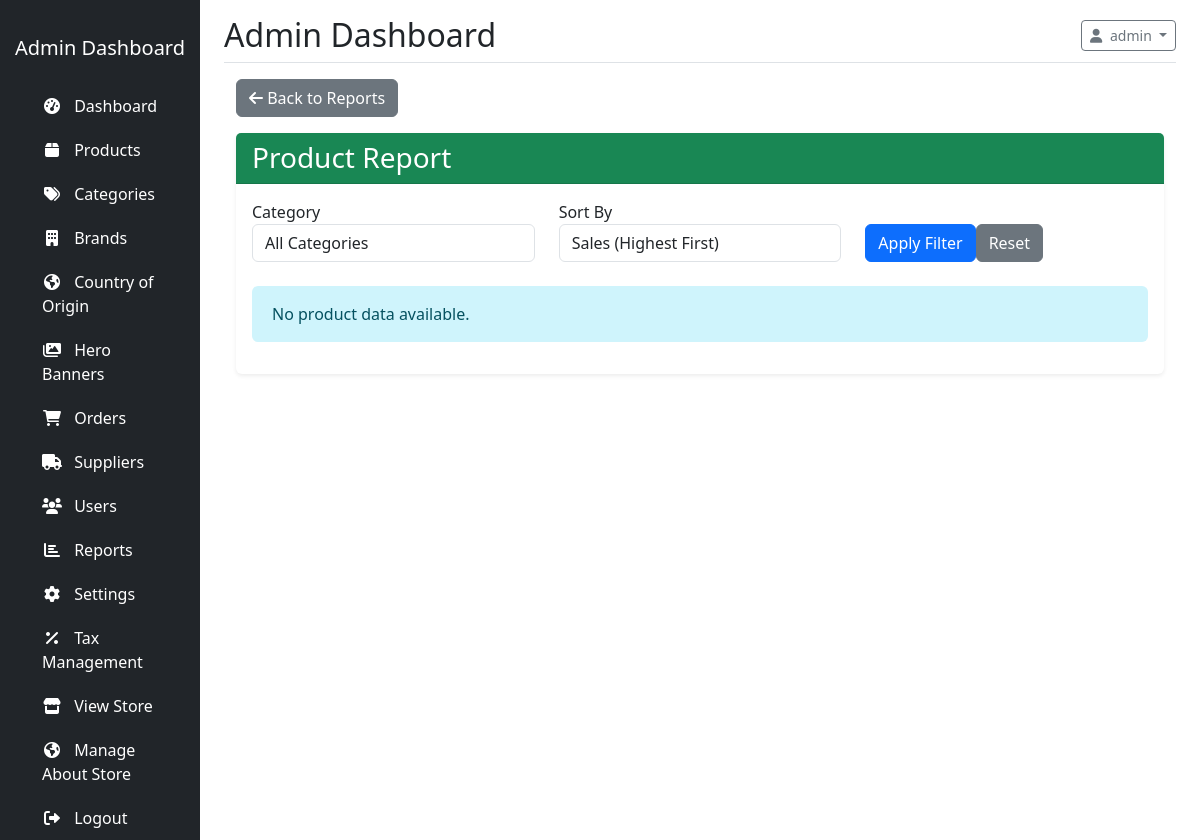
/?controller=report&action=products (signed in), run on an earlier commit of the app's database.
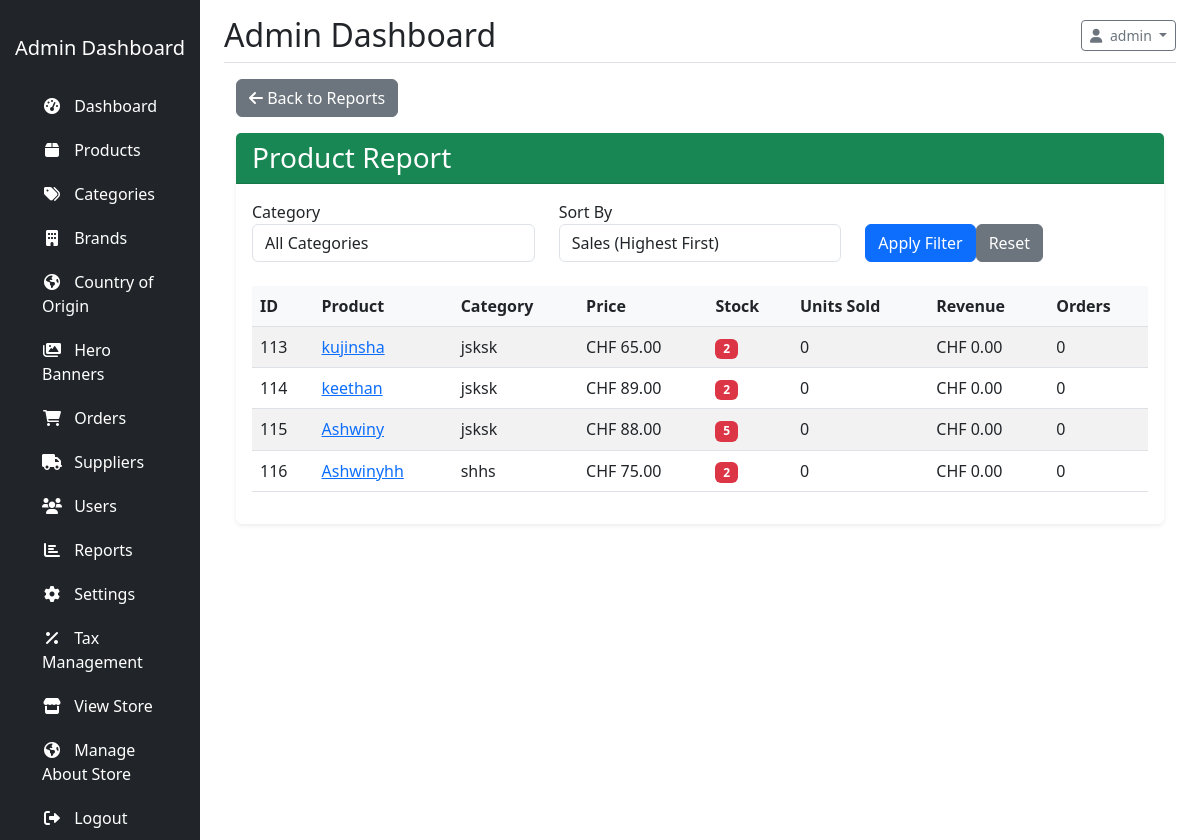
And on a later commit of the database.
### tables this page shows
CREATE TABLE IF NOT EXISTS `products` (
  `id` int NOT NULL AUTO_INCREMENT,
  `name` varchar(255) NOT NULL,
  `description` text,
  `price` decimal(10,2) NOT NULL,
  `sale_price` decimal(10,2) DEFAULT NULL,
  `stock_quantity` int NOT NULL DEFAULT '0',
  `sku` varchar(50) DEFAULT NULL,
  `category_id` int DEFAULT NULL,
  `brand_id` int DEFAULT NULL,
  `image` varchar(255) DEFAULT NULL,
  `status` enum('active','inactive','out_of_stock') DEFAULT 'active',
  `is_visible` tinyint(1) DEFAULT '0',
  `created_at` timestamp NULL DEFAULT CURRENT_TIMESTAMP,
  `updated_at` timestamp NULL DEFAULT CURRENT_TIMESTAMP ON UPDATE CURRENT_TIMESTAMP,
  `add_date` date NOT NULL DEFAULT (curdate()),
  `expiry_date` date DEFAULT NULL,
  `is_new` tinyint(1) NOT NULL DEFAULT '0',
  `country_id` int DEFAULT NULL,
  `price2` decimal(10,2) DEFAULT NULL,
  `price3` decimal(10,2) DEFAULT NULL,
  `supplier` varchar(100) DEFAULT NULL,
  `batch_number` int NOT NULL,
  PRIMARY KEY (`id`),
  UNIQUE KEY `sku` (`sku`),
  KEY `category_id` (`category_id`),
  KEY `fk_products_brands` (`brand_id`)
);

CREATE TABLE IF NOT EXISTS `categories` (
  `id` int NOT NULL AUTO_INCREMENT,
  `name` varchar(100) NOT NULL,
  `description` text,
  `icon` varchar(50) DEFAULT NULL,
  `image` varchar(255) DEFAULT NULL,
  `parent_id` int DEFAULT NULL,
  `tax_id` int DEFAULT NULL,
  `status` tinyint(1) DEFAULT '1',
  `created_at` timestamp NULL DEFAULT CURRENT_TIMESTAMP,
  `updated_at` timestamp NULL DEFAULT CURRENT_TIMESTAMP ON UPDATE CURRENT_TIMESTAMP,
  `tax` int NOT NULL,
  PRIMARY KEY (`id`),
  KEY `parent_id` (`parent_id`)
);

CREATE TABLE IF NOT EXISTS `settings` (
  `id` int NOT NULL AUTO_INCREMENT,
  `key` varchar(100) NOT NULL,
  `value` text,
  `group` varchar(50) DEFAULT 'general',
  `created_at` timestamp NULL DEFAULT CURRENT_TIMESTAMP,
  `updated_at` timestamp NULL DEFAULT CURRENT_TIMESTAMP ON UPDATE CURRENT_TIMESTAMP,
  PRIMARY KEY (`id`),
  UNIQUE KEY `key` (`key`)
);

### app/controllers/ReportController.php (called while the page is built, shortened)
<?php
class ReportController extends Controller {
    private $productModel;
    public function __construct() {
        $this->productModel = $this->model('Product');
    }
    public function products() {
        $categoryId = $this->get('category_id', 0);
        $sortBy = $this->get('sort_by', 'sales');
        $productData = $this->productModel->getProductReport($categoryId, $sortBy);
        $categoryModel = $this->model('Category');
        $categories = $categoryModel->getActiveCategories();
        $this->view('admin/reports/products', [
            'productData' => $productData,
            'categories' => $categories,
            'categoryId' => $categoryId,
            'sortBy' => $sortBy
        ]);
    }
}

### config/database.php (called while the page is built, shortened)
<?php
class Database {
    private $host = DB_HOST;
    private $user = DB_USER;
    private $pass = DB_PASS;
    private $dbname = DB_NAME;
    private $conn;
    private $stmt;
    public function __construct() {
        $dsn = 'mysql:host=' . $this->host . ';dbname=' . $this->dbname;
        $options = array(
            PDO::ATTR_PERSISTENT => true,
            PDO::ATTR_ERRMODE => PDO::ERRMODE_EXCEPTION,
            PDO::ATTR_DEFAULT_FETCH_MODE => PDO::FETCH_ASSOC,
            PDO::ATTR_EMULATE_PREPARES => false
        );
        try {
            $this->conn = new PDO($dsn, $this->user, $this->pass, $options);
        } catch(PDOException $e) {
            $this->error = $e->getMessage();
        }
    }
    public function query($query) {
        $this->stmt = null;
        try {
            $this->stmt = $this->conn->prepare($query);
            return true;
        } catch(PDOException $e) {
            $this->error = $e->getMessage();
            error_log('PDO Query Error: ' . $this->error . ' - Query: ' . $query);
            throw $e;
        }
    }
    public function bind($param, $value, $type = null) {
        if(is_null($type)) {
            switch(true) {
                case is_int($value):
                    $type = PDO::PARAM_INT;
                    break;
                default:
                    $type = PDO::PARAM_STR;
            }
        }
        try {
            $result = $this->stmt->bindValue($param, $value, $type);
            return true;
        } catch(PDOException $e) {
            $this->error = $e->getMessage();
            error_log('PDO Bind Error: ' . $this->error . ' - Param: ' . $param);
            return false;
        }
    }
    public function execute() {
        try {
            return $this->stmt->execute();
        } catch(PDOException $e) {
            $this->error = $e->getMessage();
            error_log('Execute Error: ' . $this->error);
            return false;
        }
    }
    public function resultSet() {
        try {
            if(!$this->execute()) {
                return [];
            }
            return $this->stmt->fetchAll();
        } catch(PDOException $e) {
            $this->error = $e->getMessage();
            error_log('ResultSet Error: ' . $this->error);
            return [];
        }
    }
    public function single() {
        try {
            if(!$this->execute()) {
                return false;
            }
            return $this->stmt->fetch();
        } catch(PDOException $e) {
            $this->error = $e->getMessage();
            error_log('Single Error: ' . $this->error);
            return false;
        }
    }
}

### app/models/Product.php (called while the page is built, shortened)
<?php
if (class_exists('Product')) {
    return;
}
class Product extends Model {
    protected $db;
    protected $table = 'products';
    public function __construct($db = null) {
        if ($db instanceof Database) {
            $this->db = $db;
        } else {
            $this->db = new Database;
        }
    }
    public function getProductReport($categoryId = 0, $sortBy = 'sales') {
        $categoryFilter = $categoryId > 0 ? "AND p.category_id = :category_id" : "";
        $orderBy = "total_sold DESC";
        switch($sortBy) {
            case 'sales':
            default:
                $orderBy = "total_sold DESC";
                break;
        }
        $sql = "SELECT p.*, c.name as category_name,
                SUM(IFNULL(oi.quantity, 0)) as total_sold,
                COUNT(DISTINCT o.id) as order_count,
                SUM(IFNULL(oi.quantity * oi.price, 0)) as revenue
                FROM {$this->table} p
                LEFT JOIN categories c ON p.category_id = c.id
                LEFT JOIN order_items oi ON p.id = oi.product_id
                LEFT JOIN orders o ON oi.order_id = o.id
                WHERE p.status = :status {$categoryFilter}
                GROUP BY p.id
                ORDER BY {$orderBy}";
        if(!$this->db->query($sql)) {
            $this->lastError = $this->db->getError();
            return [];
        }
        $this->db->bind(':status', 'active');
        return $this->db->resultSet();
    }
}

### app/helpers.php (called while the page is built, shortened)
<?php
function formatCurrency($amount, $currency = null) {
    if ($currency === null) {
        $settingModel = new Setting();
        $currency = $settingModel->getSetting('store_currency_symbol', '₹');
    }
    return $currency . ' ' . number_format((float)$amount, 2);
}

### app/models/Model.php (called while the page is built, shortened)
<?php
require_once ROOT_PATH . 'config/database.php';
class Model {
    public function __construct() {
        try {
            $this->db = new Database();
        } catch (Exception $e) {
            error_log('Database connection error in Model: ' . $e->getMessage());
            throw new Exception('Failed to connect to database. Please check your configuration.');
        }
    }
}

### app/models/Setting.php (called while the page is built, shortened)
<?php
class Setting extends Model {
    protected $table = 'settings';
    public function getSetting($key, $default = null) {
        $sql = "SELECT value FROM {$this->table} WHERE `key` = :key";
        if(!$this->db->query($sql)) {
            $this->lastError = $this->db->getError();
            return $default;
        }
        $this->db->bind(':key', $key);
        $result = $this->db->single();
        return $result ? $result['value'] : $default;
    }
}

### app/views/admin/reports/products.php (the view, shortened to what the changed rows need)
<?php require_once APP_PATH . 'views/admin/layouts/header.php'; ?>
<div class="container-fluid">
    <div class="row">
        <div class="col-md-12">
            <div class="card shadow-sm">
                <div class="card-body">
                    <form action="<?php echo BASE_URL; ?>?controller=report&action=products" method="GET" class="mb-4">
                        <div class="row">
                        </div>
                    </form>
                    <?php if(empty($productData)): ?>
                        <div class="alert alert-info">No product data available.</div>
                    <?php else: ?>
                        <div class="table-responsive">
                            <table class="table table-striped table-hover">
                                <thead>
                                    <tr>
                                        <th>ID</th>
                                        <th>Product</th>
                                        <th>Category</th>
                                        <th>Price</th>
                                        <th>Stock</th>
                                        <th>Units Sold</th>
                                        <th>Revenue</th>
                                        <th>Orders</th>
                                    </tr>
                                </thead>
                                <tbody>
                                    <?php foreach($productData as $product): ?>
                                        <tr>
                                            <td><?php echo $product['id']; ?></td>
                                            <td>
                                                <a href="<?php echo BASE_URL; ?>?controller=product&action=adminEdit&id=<?php echo $product['id']; ?>">
                                                    <?php echo $product['name']; ?>
                                                </a>
                                            </td>
                                            <td><?php echo $product['category_name']; ?></td>
                                            <td><?php echo formatCurrency($product['price']); ?></td>
                                            <td>
                                                <?php if($product['stock_quantity'] <= 5): ?>
                                                    <span class="badge bg-danger"><?php echo $product['stock_quantity']; ?></span>
                                                <?php elseif($product['stock_quantity'] <= 10): ?>
                                                    <span class="badge bg-warning"><?php echo $product['stock_quantity']; ?></span>
                                                <?php else: ?>
                                                    <?php echo $product['stock_quantity']; ?>
                                                <?php endif; ?>
                                            </td>
                                            <td><?php echo $product['total_sold'] ?? 0; ?></td>
                                            <td><?php echo formatCurrency($product['revenue'] ?? 0); ?></td>
                                            <td><?php echo $product['order_count'] ?? 0; ?></td>
                                        </tr>
                                    <?php endforeach; ?>
                                </tbody>
                            </table>
                        </div>
                    <?php endif; ?>
                </div>
            </div>
        </div>
    </div>
</div>
<?php require_once APP_PATH . 'views/admin/layouts/footer.php'; ?>

What changed in the data, as far as the page shows it:
added products: id "113", name "kujinsha", category.name "jsksk", price.value "CHF 65.00", stock_quantity "2", total_sold "0", revenue "CHF 0.00", order_count "0"
added products: id "114", name "keethan", category.name "jsksk", price.value "CHF 89.00", stock_quantity "2", total_sold "0", revenue "CHF 0.00", order_count "0"
added products: id "115", name "Ashwiny", category.name "jsksk", price.value "CHF 88.00", stock_quantity "5", total_sold "0", revenue "CHF 0.00", order_count "0"
added products: id "116", name "Ashwinyhh", category.name "shhs", price.value "CHF 75.00", stock_quantity "2", total_sold "0", revenue "CHF 0.00", order_count "0"
Also different on the page:
text no longer shown: "No product data available."
text now shown: "ID Product Category Price Stock Units Sold Revenue Orders"
